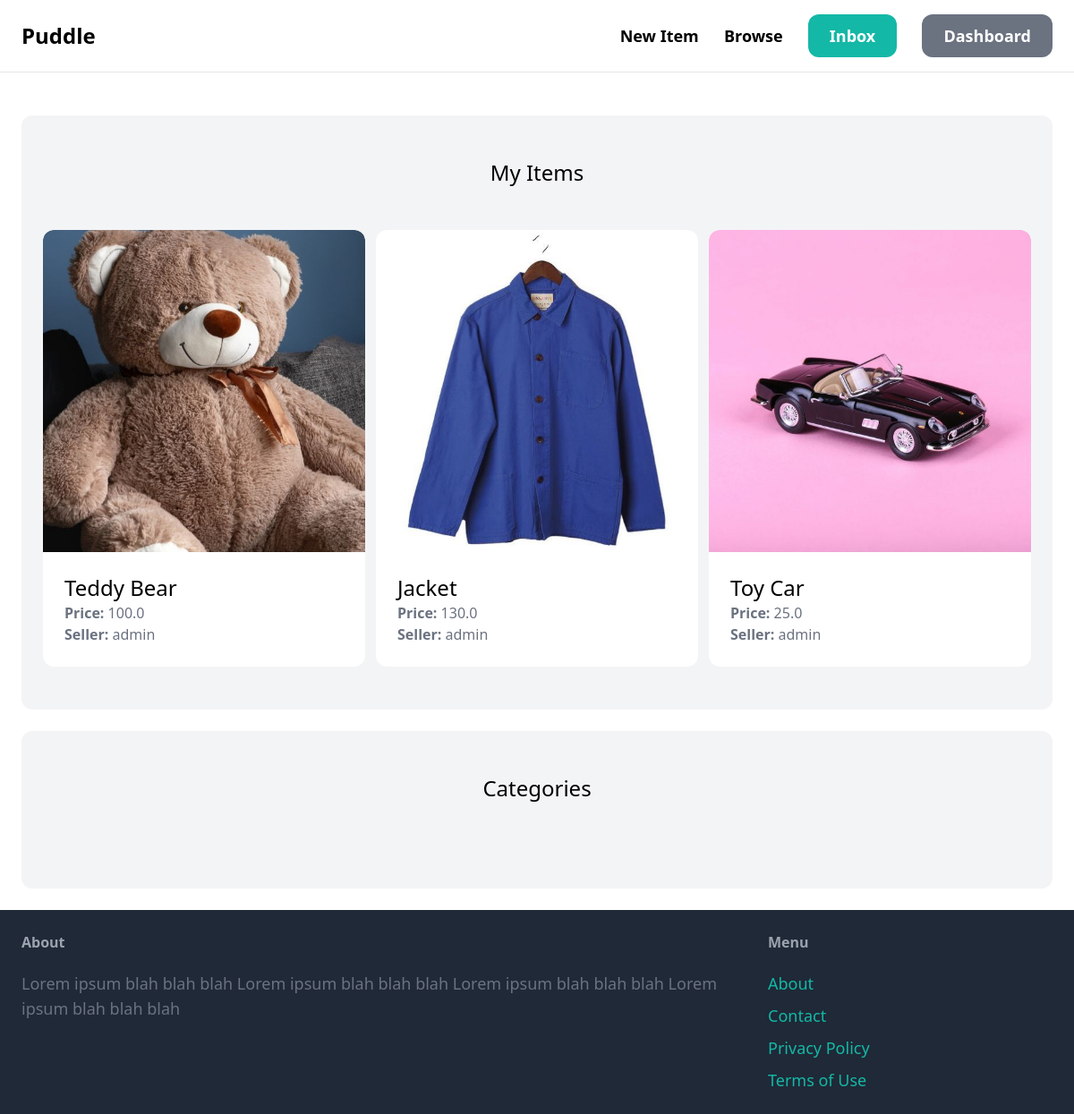
The page /dashboard/ (signed in) on the database its author committed.
### item/models.py (models this page shows, shortened)
class Item(models.Model):
    category = models.ForeignKey(Category, related_name="items", on_delete=models.CASCADE)
    name = models.CharField(max_length=255)
    description = models.TextField(blank=True, null=True)
    price = models.FloatField()
    image = models.ImageField(upload_to='item_images/', blank=True, null=True)
    is_sold = models.BooleanField(default=False)
    created_at = models.DateTimeField(auto_now_add=True)
    created_by = models.ForeignKey(User, related_name="items", on_delete=models.CASCADE)

### dashboard/views.py (the view)
# urls.py: path('', views.index, name='index'),
@login_required
def index(request):
    items = Item.objects.filter(created_by=request.user)
    return render(request, 'dashboard/index.html', {
        'items': items,
    })

### dashboard/templates/dashboard/index.html (shortened to what this page needs)
{% extends 'core/base.html' %}
{% block content %}
<div class="mt-6 px-6 py-12 bg-gray-100 rounded-xl">
  <h2 class="mb-12 text-2xl text-center">My Items</h2>
  <div class="grid grid-cols-3 gap-3">
    {% for item in items %}
      <div class="rounded-xl overflow-hidden"> <a href="{% url 'item:detail' item.pk %}">
          <div>
            <img src="{{ item.image.url }}" class="rounded-t-xl">
          </div>
          <div class="p-6 bg-white rounded-b-xl">
            <h2 class="text-2xl">{{ item.name }}</h2>
            <p class="text-gray-500"><strong>Price:</strong> {{ item.price }}</p>
            <p class="text-gray-500"><strong>Seller:</strong> {{ item.created_by.username }}</p>
          </div>
        </a>
      </div> {% endfor %}
  </div>
</div>
  <div class="mt-6 px-6 py-12 bg-gray-100 rounded-xl">
    <h2 class="mb-12 text-2xl text-center">Categories</h2>
  </div>
{% endblock %}

### rows shown on the page
Item: image (picture), name "Teddy Bear", price "100.0", created_by.username "admin"
Item: image (picture), name "Jacket", price "130.0", created_by.username "admin"
Item: image (picture), name "Toy Car", price "25.0", created_by.username "admin"
